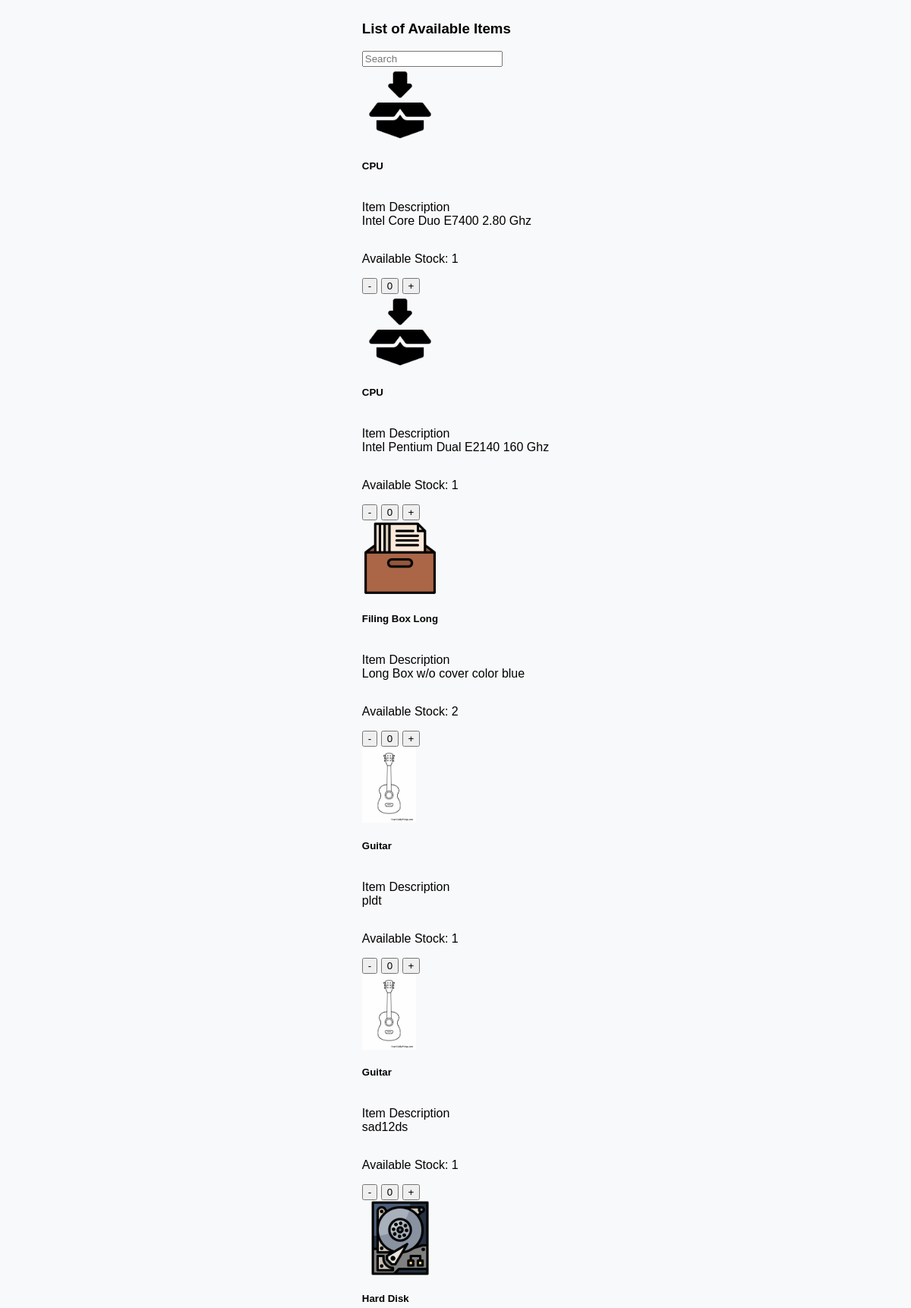
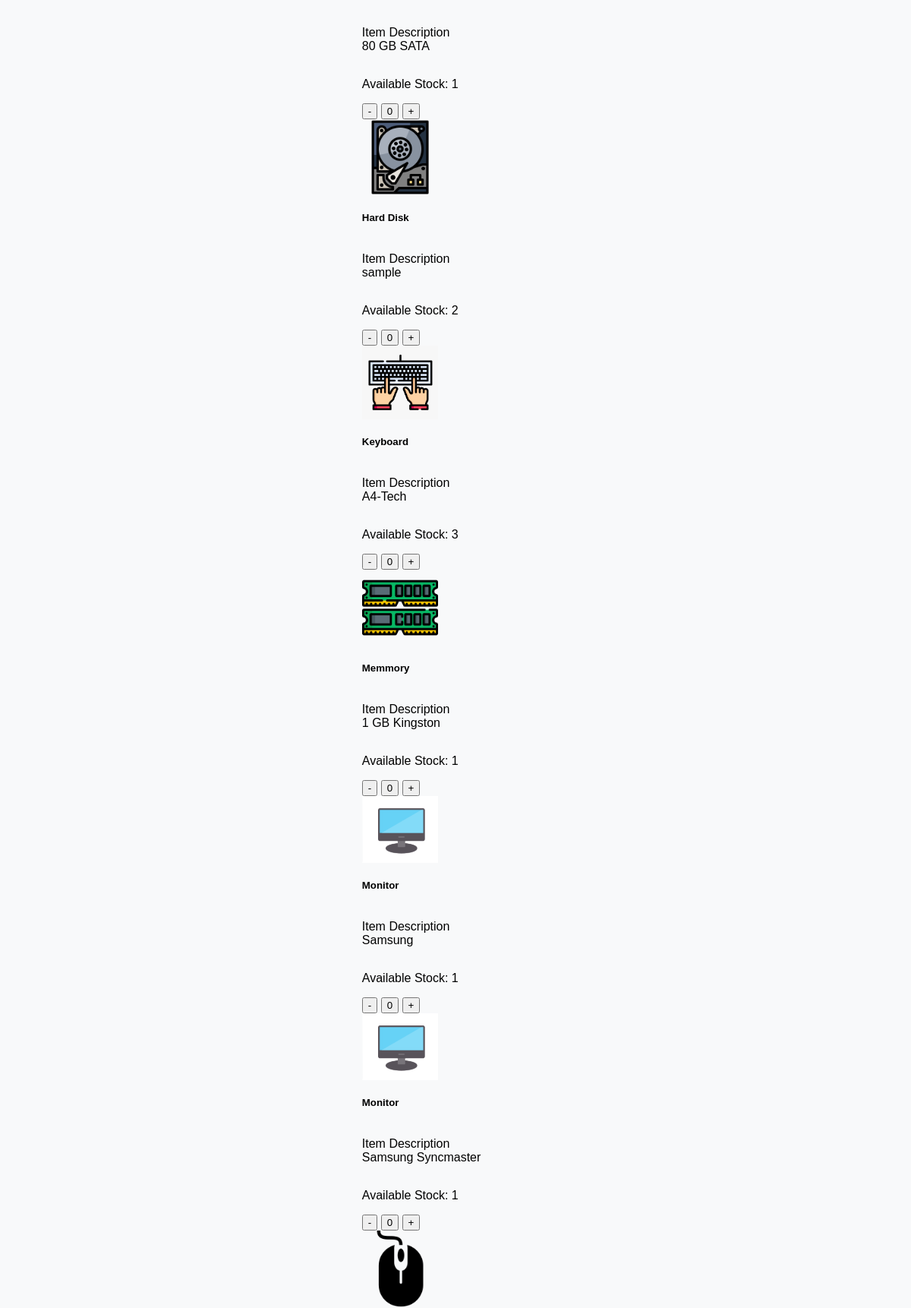
Page /DashboardBorrower/bwerdashboardpage.php (upper part) on the committed database (2 pictures, top to bottom).
### tables this page shows
CREATE TABLE `tblitembrand` (
  `id` int(11) NOT NULL,
  `staffid` int(11) NOT NULL,
  `staffname` varchar(50) NOT NULL,
  `itembrand` varchar(50) NOT NULL,
  `categoryname` varchar(50) NOT NULL,
  `subcategoryname` varchar(50) NOT NULL,
  `borrowable` varchar(50) NOT NULL,
  `remarks` varchar(50) NOT NULL,
  `modelno` varchar(50) NOT NULL,
  `serialno` varchar(50) NOT NULL,
  `unitcost` decimal(10,0) NOT NULL,
  `status` varchar(50) NOT NULL,
  `itemcondition` varchar(50) NOT NULL,
  `datetimeadded` datetime NOT NULL,
  `assignfor` varchar(50) DEFAULT NULL,
  `datepurchased` date NOT NULL
);

### DashboardBorrower/bwerdashboardpage.php (the view, shortened to what this page needs)
<?php
include('bwerfunctions.php');
$queryitems = "SELECT *, COUNT(*) AS available_count FROM tblitembrand WHERE borrowable = 'Yes' AND status = 'Available' GROUP BY subcategoryname, itembrand";
$resultitems = mysqli_query($con, $queryitems);
?>
<main class="ccs-main-container">
    <div class="container mt-1">
        <div class="row">
            <div class="col-md-9">
                <div class="d-flex justify-content-between mb-1">
                    <h3 class="text-start"><i class="fas fa-tachometer-alt me-2"></i>List of Available Items</h3>
                    <div class="text-end">
                        <input type="text" class="form-control search-input mb-1" placeholder="Search" name="search" id="searchInput">
                    </div>
                </div>
                <div class="row row-cols-1 row-cols-md-4 g-1">
                    <?php
                    if (mysqli_num_rows($resultitems) > 0) {
                        while ($row = mysqli_fetch_assoc($resultitems)) {
                            $imagePath = '../DashboardCCSStaff/inventory/SubcategoryItemsimages/' . $row['subcategoryname'] . '.png';
                            if (!file_exists($imagePath)) {
                                $imagePath = '/inventory/SubcategoryItemsimages/defaultimageitem.png';
                            }
                            echo '<div class="col">
                                    <div class="card">
                                        <div class="text-center mt-2">
                                            <img src="' . $imagePath . '" class="card-img-top" alt="Item Image" style="max-width: 100px; max-height: 100px;">
                                        </div>
                                        <div class="card-body">
                                            <h5 class="card-title">' . $row['subcategoryname'] . '</h5>
                                            <p class="card-text truncate-hover">Item Description <br>' . $row['itembrand'] . '</p>
                                            <p class="card-text">Available Stock: ' . $row['available_count'] . '</p>
                                            <div class="btn-group " role="group" aria-label="Basic example">
                                                <button type="button" class="btn btn-secondary" onclick="decrementCount(\'' . $row['subcategoryname'] . '\', \'' . $row['itembrand'] . '\')">-</button>
                                                <button type="button" class="btn btn-light count-btn" id="count_' . $row['subcategoryname'] . '_' . $row['itembrand'] . '">0</button>
                                                <button type="button" class="btn btn-secondary" onclick="incrementCount(\'' . $row['subcategoryname'] . '\', \'' . $row['itembrand'] . '\', ' . $row['available_count'] . ')">+</button>
                                            </div>
                                        </div>
                                    </div>
                                </div>';
                        }
                    } else {
                        echo '<div class="text-center">
                                <h3>No borrowable items available at the moment.</h3>
                              </div>';
                    }
                    ?>
                </div>
            </div>
        </div>
    </div>
</main>

### DashboardBorrower/bwerdashboardpage.php (style rules this page uses)
.ccs-main-container { display: flex; justify-content: center; }
.truncate-hover { max-width: 100%; white-space: nowrap; overflow: hidden; text-overflow: ellipsis; display: inline-block; position: relative; }

### rows in the picture
tblitembrand: subcategoryname "CPU", itembrand "Intel Core Duo E7400 2.80 Ghz", available_count "1"
tblitembrand: subcategoryname "CPU", itembrand "Intel Pentium Dual E2140 160 Ghz", available_count "1"
tblitembrand: subcategoryname (picture), subcategoryname "Filing Box Long", itembrand "Long Box w/o cover color blue", available_count "2"
tblitembrand: subcategoryname (picture), subcategoryname "Guitar", itembrand "pldt", available_count "1"
tblitembrand: subcategoryname (picture), subcategoryname "Guitar", itembrand "sad12ds", available_count "1"
tblitembrand: subcategoryname (picture), subcategoryname "Hard Disk", itembrand "80 GB SATA", available_count "1"
tblitembrand: subcategoryname (picture), subcategoryname "Hard Disk", itembrand "sample", available_count "2"
tblitembrand: subcategoryname (picture), subcategoryname "Keyboard", itembrand "A4-Tech", available_count "3"
tblitembrand: subcategoryname (picture), subcategoryname "Memmory", itembrand "1 GB Kingston", available_count "1"
tblitembrand: subcategoryname (picture), subcategoryname "Monitor", itembrand "Samsung", available_count "1"
tblitembrand: subcategoryname (picture), subcategoryname "Monitor", itembrand "Samsung Syncmaster", available_count "1"
tblitembrand: subcategoryname (picture)
